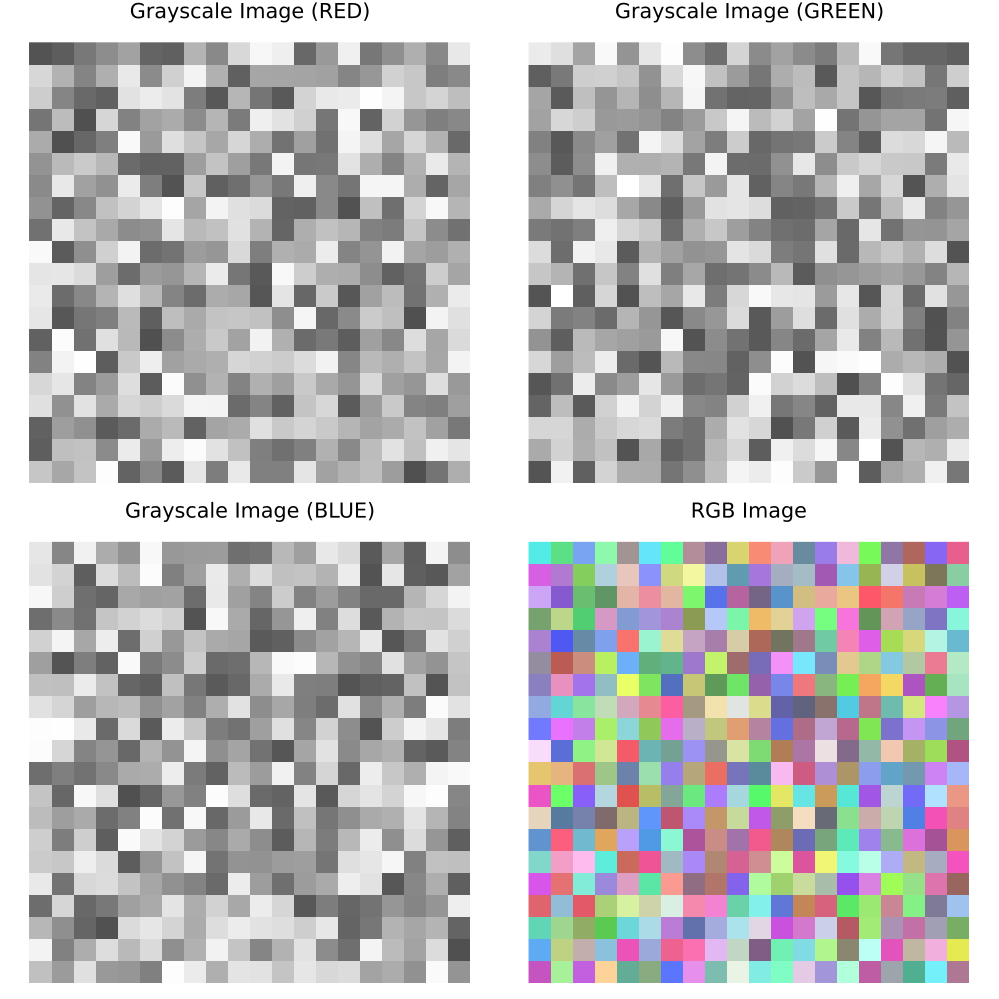

Write Julia code to recreate this figure.
using LinearAlgebra, LowRankApprox, Formatting, ImageFiltering, Images, Plots, ImageMagick, Colors, TestImages, ImageView, ImageTransformations

A=rand(80:255, 20, 20);
B=rand(80:255, 20, 20);
C=rand(80:255, 20, 20);
X=zeros(3,20,20);
X[1,:,:]=A/255;
X[2,:,:]=B/255;
X[3,:,:]=C/255;
P=colorview(RGB,X);

p1=plot(Gray.(A/255), 
    xaxis=false, 
    xticks=false, 
    yaxis=false, 
    yticks=false, 
    grid=false, 
    title="Grayscale Image (RED)")

p2=plot(Gray.(B/255), 
    xaxis=false, 
    xticks=false, 
    yaxis=false, 
    yticks=false, 
    grid=false, 
    title="Grayscale Image (GREEN)")

p3=plot(Gray.(C/255), 
    xaxis=false, 
    xticks=false, 
    yaxis=false, 
    yticks=false, 
    grid=false, 
    title="Grayscale Image (BLUE)")

p4=plot(P, 
    xaxis=false, 
    xticks=false, 
    yaxis=false, 
    yticks=false, 
    grid=false, 
    title="RGB Image")

plot(p1, p2, p3, p4, 
     layout=(2,2), 
     size=(1000,1000), 
     margin=Plots.Measures.Length(:mm, 2.0))
savefig("rgb_matrix.png") 